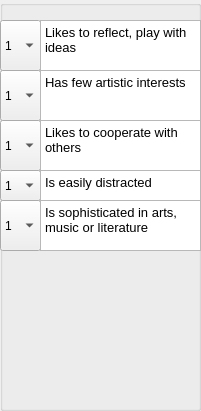
    <widget class="QGroupBox" name="groupBox_6">
     <property name="geometry">
      <rect>
       <x>870</x>
       <y>130</y>
       <width>201</width>
       <height>411</height>
      </rect>
     </property>
     <property name="title">
      <string/>
     </property>
     <widget class="QComboBox" name="comboBox_44">
      <property name="geometry">
       <rect>
        <x>0</x>
        <y>200</y>
        <width>41</width>
        <height>51</height>
       </rect>
      </property>
      <item>
       <property name="text">
        <string>1</string>
       </property>
      </item>
      <item>
       <property name="text">
        <string>2</string>
       </property>
      </item>
      <item>
       <property name="text">
        <string>3</string>
       </property>
      </item>
      <item>
       <property name="text">
        <string>4</string>
       </property>
      </item>
      <item>
       <property name="text">
        <string>5</string>
       </property>
      </item>
     </widget>
     <widget class="QComboBox" name="comboBox_40">
      <property name="geometry">
       <rect>
        <x>0</x>
        <y>20</y>
        <width>41</width>
        <height>51</height>
       </rect>
      </property>
      <item>
       <property name="text">
        <string>1</string>
       </property>
      </item>
      <item>
       <property name="text">
        <string>2</string>
       </property>
      </item>
      <item>
       <property name="text">
        <string>3</string>
       </property>
      </item>
      <item>
       <property name="text">
        <string>4</string>
       </property>
      </item>
      <item>
       <property name="text">
        <string>5</string>
       </property>
      </item>
     </widget>
     <widget class="QComboBox" name="comboBox_41">
      <property name="geometry">
       <rect>
        <x>0</x>
        <y>70</y>
        <width>41</width>
        <height>51</height>
       </rect>
      </property>
      <item>
       <property name="text">
        <string>1</string>
       </property>
      </item>
      <item>
       <property name="text">
        <string>2</string>
       </property>
      </item>
      <item>
       <property name="text">
        <string>3</string>
       </property>
      </item>
      <item>
       <property name="text">
        <string>4</string>
       </property>
      </item>
      <item>
       <property name="text">
        <string>5</string>
       </property>
      </item>
     </widget>
     <widget class="QComboBox" name="comboBox_43">
      <property name="geometry">
       <rect>
        <x>0</x>
        <y>170</y>
        <width>41</width>
        <height>31</height>
       </rect>
      </property>
      <item>
       <property name="text">
        <string>1</string>
       </property>
      </item>
      <item>
       <property name="text">
        <string>2</string>
       </property>
      </item>
      <item>
       <property name="text">
        <string>3</string>
       </property>
      </item>
      <item>
       <property name="text">
        <string>4</string>
       </property>
      </item>
      <item>
       <property name="text">
        <string>5</string>
       </property>
      </item>
     </widget>
     <widget class="QComboBox" name="comboBox_42">
      <property name="geometry">
       <rect>
        <x>0</x>
        <y>120</y>
        <width>41</width>
        <height>51</height>
       </rect>
      </property>
      <item>
       <property name="text">
        <string>1</string>
       </property>
      </item>
      <item>
       <property name="text">
        <string>2</string>
       </property>
      </item>
      <item>
       <property name="text">
        <string>3</string>
       </property>
      </item>
      <item>
       <property name="text">
        <string>4</string>
       </property>
      </item>
      <item>
       <property name="text">
        <string>5</string>
       </property>
      </item>
     </widget>
     <widget class="QTextBrowser" name="textBrowser_52">
      <property name="geometry">
       <rect>
        <x>40</x>
        <y>20</y>
        <width>161</width>
        <height>51</height>
       </rect>
      </property>
      <property name="html">
       <string>&lt;!DOCTYPE HTML PUBLIC &quot;-//W3C//DTD HTML 4.0//EN&quot; &quot;http://www.w3.org/TR/REC-html40/strict.dtd&quot;&gt;
&lt;html&gt;&lt;head&gt;&lt;meta name=&quot;qrichtext&quot; content=&quot;1&quot; /&gt;&lt;style type=&quot;text/css&quot;&gt;
p, li { white-space: pre-wrap; }
&lt;/style&gt;&lt;/head&gt;&lt;body style=&quot; font-family:'Sans'; font-size:10pt; font-weight:400; font-style:normal;&quot;&gt;
&lt;p style=&quot; margin-top:0px; margin-bottom:0px; margin-left:0px; margin-right:0px; -qt-block-indent:0; text-indent:0px;&quot;&gt;Likes to reflect, play with ideas&lt;/p&gt;&lt;/body&gt;&lt;/html&gt;</string>
      </property>
     </widget>
     <widget class="QTextBrowser" name="textBrowser_53">
      <property name="geometry">
       <rect>
        <x>40</x>
        <y>70</y>
        <width>161</width>
        <height>51</height>
       </rect>
      </property>
      <property name="html">
       <string>&lt;!DOCTYPE HTML PUBLIC &quot;-//W3C//DTD HTML 4.0//EN&quot; &quot;http://www.w3.org/TR/REC-html40/strict.dtd&quot;&gt;
&lt;html&gt;&lt;head&gt;&lt;meta name=&quot;qrichtext&quot; content=&quot;1&quot; /&gt;&lt;style type=&quot;text/css&quot;&gt;
p, li { white-space: pre-wrap; }
&lt;/style&gt;&lt;/head&gt;&lt;body style=&quot; font-family:'Sans'; font-size:10pt; font-weight:400; font-style:normal;&quot;&gt;
&lt;p style=&quot; margin-top:0px; margin-bottom:0px; margin-left:0px; margin-right:0px; -qt-block-indent:0; text-indent:0px;&quot;&gt;Has few artistic interests&lt;/p&gt;&lt;/body&gt;&lt;/html&gt;</string>
      </property>
     </widget>
     <widget class="QTextBrowser" name="textBrowser_54">
      <property name="geometry">
       <rect>
        <x>40</x>
        <y>120</y>
        <width>161</width>
        <height>51</height>
       </rect>
      </property>
      <property name="html">
       <string>&lt;!DOCTYPE HTML PUBLIC &quot;-//W3C//DTD HTML 4.0//EN&quot; &quot;http://www.w3.org/TR/REC-html40/strict.dtd&quot;&gt;
&lt;html&gt;&lt;head&gt;&lt;meta name=&quot;qrichtext&quot; content=&quot;1&quot; /&gt;&lt;style type=&quot;text/css&quot;&gt;
p, li { white-space: pre-wrap; }
&lt;/style&gt;&lt;/head&gt;&lt;body style=&quot; font-family:'Sans'; font-size:10pt; font-weight:400; font-style:normal;&quot;&gt;
&lt;p style=&quot; margin-top:0px; margin-bottom:0px; margin-left:0px; margin-right:0px; -qt-block-indent:0; text-indent:0px;&quot;&gt;Likes to cooperate with others&lt;/p&gt;&lt;/body&gt;&lt;/html&gt;</string>
      </property>
     </widget>
     <widget class="QTextBrowser" name="textBrowser_55">
      <property name="geometry">
       <rect>
        <x>40</x>
        <y>170</y>
        <width>161</width>
        <height>31</height>
       </rect>
      </property>
      <property name="html">
       <string>&lt;!DOCTYPE HTML PUBLIC &quot;-//W3C//DTD HTML 4.0//EN&quot; &quot;http://www.w3.org/TR/REC-html40/strict.dtd&quot;&gt;
&lt;html&gt;&lt;head&gt;&lt;meta name=&quot;qrichtext&quot; content=&quot;1&quot; /&gt;&lt;style type=&quot;text/css&quot;&gt;
p, li { white-space: pre-wrap; }
&lt;/style&gt;&lt;/head&gt;&lt;body style=&quot; font-family:'Sans'; font-size:10pt; font-weight:400; font-style:normal;&quot;&gt;
&lt;p style=&quot; margin-top:0px; margin-bottom:0px; margin-left:0px; margin-right:0px; -qt-block-indent:0; text-indent:0px;&quot;&gt;Is easily distracted&lt;/p&gt;&lt;/body&gt;&lt;/html&gt;</string>
      </property>
     </widget>
     <widget class="QTextBrowser" name="textBrowser_56">
      <property name="geometry">
       <rect>
        <x>40</x>
        <y>200</y>
        <width>161</width>
        <height>51</height>
       </rect>
      </property>
      <property name="html">
       <string>&lt;!DOCTYPE HTML PUBLIC &quot;-//W3C//DTD HTML 4.0//EN&quot; &quot;http://www.w3.org/TR/REC-html40/strict.dtd&quot;&gt;
&lt;html&gt;&lt;head&gt;&lt;meta name=&quot;qrichtext&quot; content=&quot;1&quot; /&gt;&lt;style type=&quot;text/css&quot;&gt;
p, li { white-space: pre-wrap; }
&lt;/style&gt;&lt;/head&gt;&lt;body style=&quot; font-family:'Sans'; font-size:10pt; font-weight:400; font-style:normal;&quot;&gt;
&lt;p style=&quot; margin-top:0px; margin-bottom:0px; margin-left:0px; margin-right:0px; -qt-block-indent:0; text-indent:0px;&quot;&gt;Is sophisticated in arts, music or literature&lt;/p&gt;&lt;/body&gt;&lt;/html&gt;</string>
      </property>
     </widget>
    </widget>
